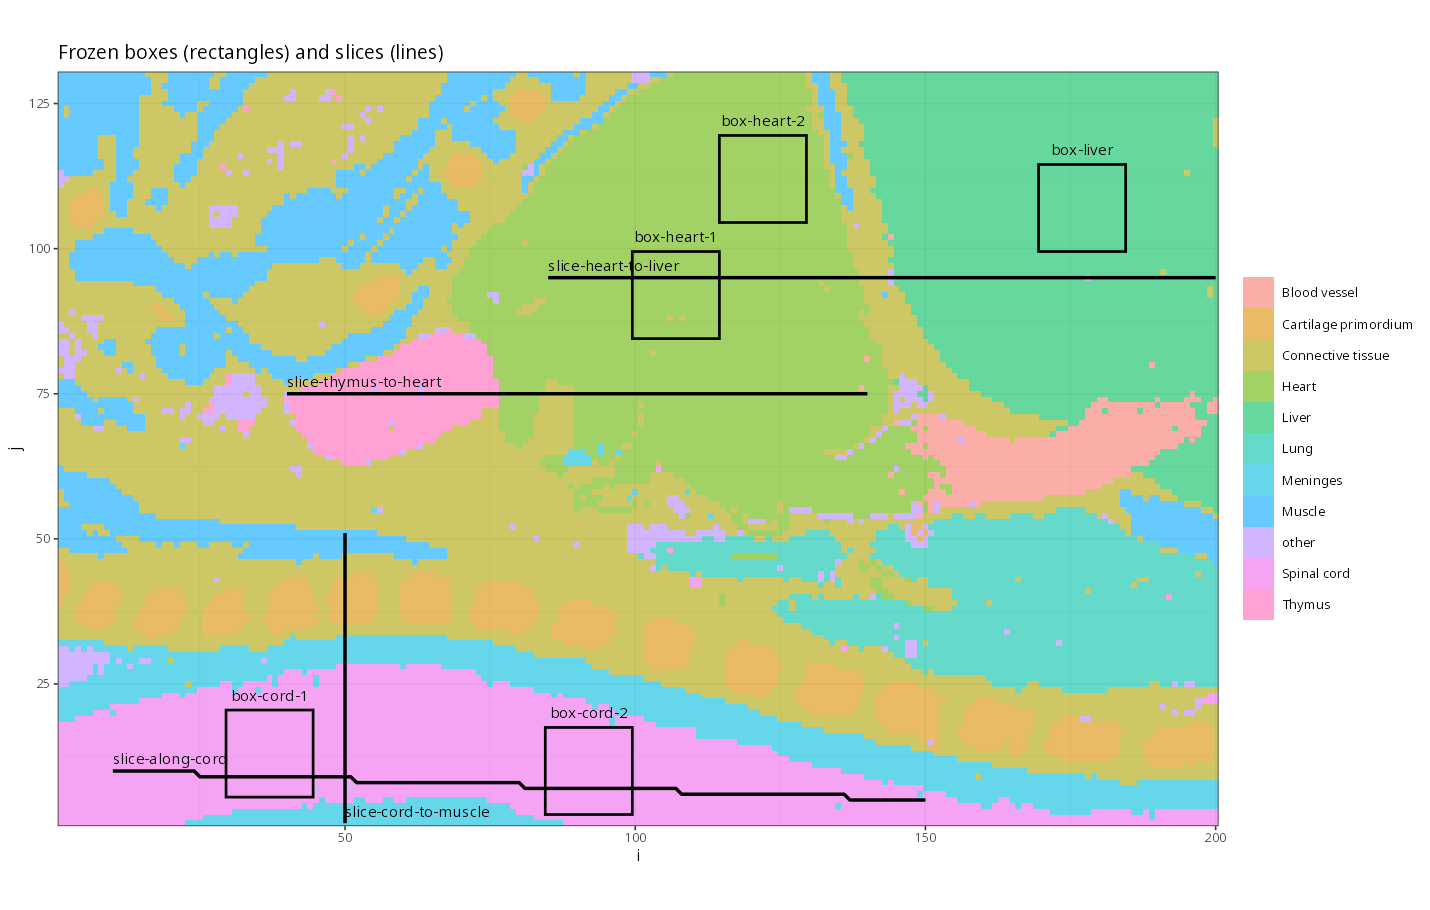

Recreate this plot in R.
## Frozen regions and slices for the uncertainty pivot (Phase 2, PIVOT-PLAN-2026-10-14.org).
## Single source of truth: every later script reads design-regions.rds, never re-derives these.
## Chosen from anatomy (MOSTA annotation) and total counts only; no gene, signaling field or
## posterior quantity was looked at when choosing them (design-maps.R shows what was looked at).
## Bin index: i = (x - 15025)/50 + 1 in 1..200, j = (y - 11525)/50 + 1 in 1..130.
## Run: OMP_NUM_THREADS=1 distrobox enter emacs-r -- Rscript design-regions.R
suppressMessages({library(data.table); library(ggplot2)})
repo <- "/var/home/aoz/Dropbox/genetics/a-s-omics"
a <- fread(file.path(repo, "data-outputs/mouse-embryo-raw/controls/e16-fov-annotation.csv"))
a[, `:=`(i = as.integer((x - 15025)/50 + 1), j = as.integer((y - 11525)/50 + 1))]
setkey(a, i, j)

## ---- fixed boxes: 15 x 15 bins (225 bins), roughly 1.5 fitted correlation lengths on a side
boxes <- data.table(
  name  = c("box-heart-1", "box-heart-2", "box-liver", "box-cord-1", "box-cord-2"),
  i0 = c(100, 115, 170,  30,  85), j0 = c( 85, 105, 100,   6,   3))
boxes[, `:=`(i1 = i0 + 14L, j1 = j0 + 14L)]
## ---- anatomical regions: every bin carrying the MOSTA label
anat <- c("Heart", "Liver", "Lung", "Spinal cord", "Thymus")

regions <- list()
for (r in seq_len(nrow(boxes))) {
  b <- boxes[r]
  regions[[b$name]] <- a[i >= b$i0 & i <= b$i1 & j >= b$j0 & j <= b$j1, .(x, y, i, j, annotation)]
}
for (nm in anat) regions[[paste0("anat-", tolower(gsub(" ", "-", nm)))]] <- a[annotation == nm, .(x, y, i, j, annotation)]

## ---- slices: straight transects, one bin per unit step along the longer axis
slices <- data.table(
  name = c("slice-cord-to-muscle", "slice-heart-to-liver", "slice-along-cord", "slice-thymus-to-heart"),
  ia = c( 50,  85,  10,  40), ja = c( 1, 95, 10, 75),
  ib = c( 50, 200, 150, 140), jb = c(51, 95,  5, 75))
slice_bins <- list()
for (r in seq_len(nrow(slices))) {
  s <- slices[r]; n <- max(abs(s$ib - s$ia), abs(s$jb - s$ja)) + 1
  t <- seq(0, 1, length.out = n)
  ii <- as.integer(round(s$ia + t * (s$ib - s$ia))); jj <- as.integer(round(s$ja + t * (s$jb - s$ja)))
  d <- unique(data.table(pos = seq_len(n), i = ii, j = jj), by = c("i", "j"))
  slice_bins[[s$name]] <- a[d, on = .(i, j)][order(pos), .(pos, x, y, i, j, annotation)]
}

## ---- report composition
cat("Regions (bins, label composition):\n")
for (nm in names(regions)) {
  r <- regions[[nm]]; tab <- sort(table(r$annotation), decreasing = TRUE)
  cat(sprintf("  %-18s %5d bins  %s\n", nm, nrow(r),
              paste(sprintf("%s %.0f%%", names(tab)[1:min(3, length(tab))],
                            100 * tab[1:min(3, length(tab))] / nrow(r)), collapse = ", ")))
}
cat("Slices (bins, labels crossed in order):\n")
for (nm in names(slice_bins)) {
  s <- slice_bins[[nm]]; rl <- rle(s$annotation)
  cat(sprintf("  %-22s %3d bins: %s\n", nm, nrow(s),
              paste(sprintf("%s(%d)", rl$values, rl$lengths), collapse = " > ")))
}
saveRDS(list(boxes = boxes, anat = anat, regions = regions, slices = slices, slice_bins = slice_bins),
        "design-regions.rds")

## ---- overlay figure
big <- a[, .N, by = annotation][N >= 500, annotation]
a[, ann := ifelse(annotation %in% big, annotation, "other")]
sl <- rbindlist(slice_bins, idcol = "slice")
g <- ggplot(a, aes(i, j)) + geom_raster(aes(fill = ann), alpha = 0.6) + coord_fixed() +
  geom_rect(data = boxes, aes(xmin = i0 - 0.5, xmax = i1 + 0.5, ymin = j0 - 0.5, ymax = j1 + 0.5),
            inherit.aes = FALSE, fill = NA, color = "black", linewidth = 0.7) +
  geom_text(data = boxes, aes(x = (i0 + i1)/2, y = j1 + 3, label = name), size = 3) +
  geom_path(data = sl, aes(i, j, group = slice), color = "black", linewidth = 0.9) +
  geom_text(data = slices, aes(x = ia, y = ja + 2, label = name), size = 3, hjust = 0) +
  scale_x_continuous(expand = c(0, 0)) + scale_y_continuous(expand = c(0, 0)) +
  theme_bw(9) + labs(fill = NULL, title = "Frozen boxes (rectangles) and slices (lines)")
ggsave("design-regions.png", g, width = 11, height = 7, dpi = 130)
